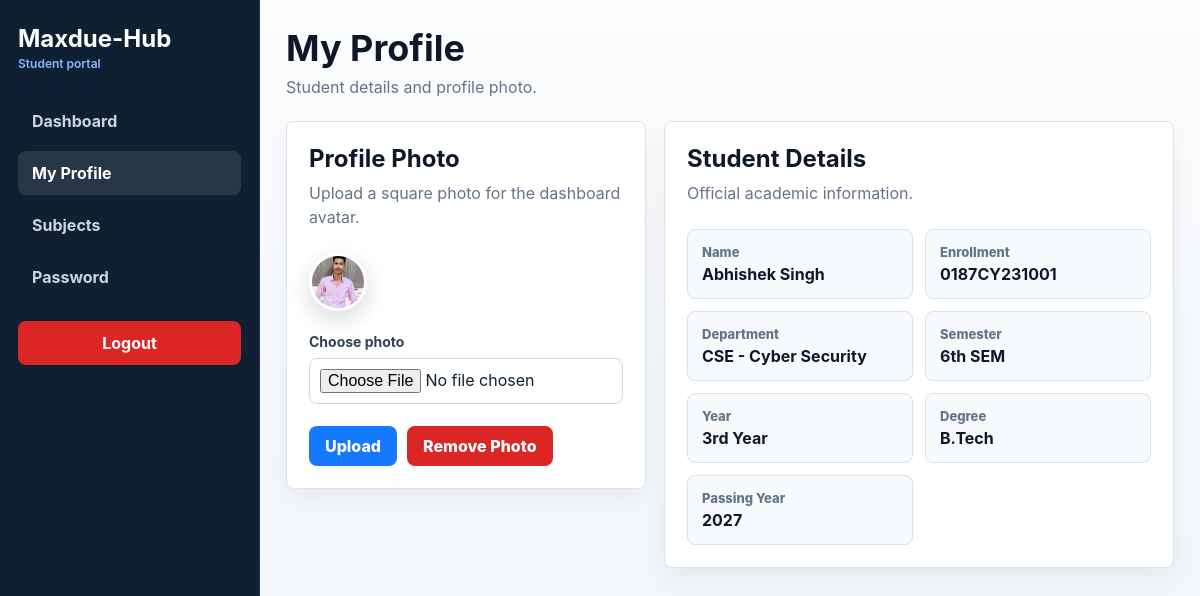
Page /profile (signed in) on the committed database.
### tables this page shows
CREATE TABLE students (

    id INTEGER PRIMARY KEY AUTOINCREMENT,

    username TEXT,

    password TEXT,

    name TEXT,

    enrollment TEXT,

    dept TEXT,

    semester TEXT,

    year TEXT,

    degree TEXT,

    passing_year TEXT,

    attendance FLOAT DEFAULT 0

);

### app.py (the view)
@app.route("/profile")
def profile():
    if "user_id" not in session:
        return redirect("/")
    conn = get_db()
    user = conn.execute(
        "SELECT * FROM students WHERE id=?",
        (session["user_id"],)
    ).fetchone()
    conn.close()
    return render_template("student/profile.html", user=user)

### app.py (called while the page is built)
def get_db():
    conn = sqlite3.connect(DB_PATH)
    conn.row_factory = sqlite3.Row
    return conn

### templates/student/profile.html (shortened to what this page needs)
<!DOCTYPE html>
<html lang="en">
<head>
    <link rel="stylesheet" href="/static/style.css">
</head>
<body class="dashboard">
    <aside class="sidebar">
        <h2>Maxdue-Hub<span>Student portal</span></h2>
        <a href="/dashboard">Dashboard</a>
        <a href="/profile" class="active">My Profile</a>
        <a href="/subjects">Subjects</a>
        <a href="/change_password">Password</a>
        <a href="/logout" class="logout">Logout</a>
    </aside>
    <main class="main">
        <div class="page-header">
            <div>
                <h1>My Profile</h1>
                <p>Student details and profile photo.</p>
            </div>
        </div>
        <section class="profile-grid">
            <article class="panel">
                <h2>Profile Photo</h2>
                <p class="panel-subtitle">Upload a square photo for the dashboard avatar.</p>
                <img src="{{ url_for('static', filename='user_' ~ session['user_id'] ~ '.jpg') }}" onerror="this.src='{{ url_for('static', filename='user_32.jpg') }}'" class="profile-img" alt="Profile photo">
                <form action="/upload_profile" method="POST" enctype="multipart/form-data" style="margin-top:18px;">
                    <div class="form-group">
                        <label for="photo">Choose photo</label>
                        <input id="photo" type="file" name="photo" required>
                    </div>
                    <div class="form-actions">
                        <button class="btn-primary">Upload</button>
                        <a href="/remove_profile" class="btn-danger">Remove Photo</a>
                    </div>
                </form>
            </article>
            <article class="panel">
                <h2>Student Details</h2>
                <p class="panel-subtitle">Official academic information.</p>
                <div class="detail-list">
                    <div class="detail-item"><span>Name</span><strong>{{ user['name'] }}</strong></div>
                    <div class="detail-item"><span>Enrollment</span><strong>{{ user['enrollment'] }}</strong></div>
                    <div class="detail-item"><span>Department</span><strong>{{ user['dept'] }}</strong></div>
                    <div class="detail-item"><span>Semester</span><strong>{{ user['semester'] }}</strong></div>
                    <div class="detail-item"><span>Year</span><strong>{{ user['year'] }}</strong></div>
                    <div class="detail-item"><span>Degree</span><strong>{{ user['degree'] }}</strong></div>
                    <div class="detail-item"><span>Passing Year</span><strong>{{ user['passing_year'] }}</strong></div>
                </div>
            </article>
        </section>
    </main>
</body>
</html>

### static/style.css (style rules this page uses)
:root { --bg: #eef3f8; --surface: #ffffff; --surface-soft: #f7fafc; --text: #102033; --muted: #64748b; --line: #dbe4ee; --brand: #1677ff; --brand-dark: #0b5ed7; --accent: #16a34a; --warning: #d97706; --danger: #dc2626; --ink: #0f172a; --shadow: 0 18px 42px rgba(15, 23, 42, 0.08); --radius: 8px; }
* { box-sizing: border-box; }
html { min-height: 100%; }
body { min-height: 100vh; margin: 0; background: var(--bg); color: var(--text); font-family: Inter, "Segoe UI", Arial, sans-serif; }
a { color: inherit; text-decoration: none; }
button, input, select { font: inherit; }
button { cursor: pointer; }
.auth-panel h2, .form-card h2, .panel h2 { margin: 0 0 8px; color: var(--ink); }
.auth-panel p, .panel-subtitle { margin: 0 0 24px; color: var(--muted); line-height: 1.5; }
.form-group { margin-bottom: 18px; }
.form-group label, label { display: block; margin-bottom: 8px; color: #334155; font-size: 14px; font-weight: 700; }
input, select { width: 100%; min-height: 44px; border: 1px solid #cbd5e1; border-radius: var(--radius); background: #fff; color: var(--text); padding: 10px 12px; outline: none; }
input[type="file"] { min-height: auto; padding: 10px; }
.form-actions { display: flex; flex-wrap: wrap; align-items: center; gap: 10px; margin-top: 22px; }
.btn, .primary-btn, .secondary-btn, .download-btn, .profile-btn, .btn-primary, .btn-secondary, .btn-danger, .btn-success, .btn-warning, .open-btn, .back-btn, .btn-green, .upload-btn { display: inline-flex; align-items: center; justify-content: center; gap: 8px; min-height: 40px; border: 1px solid transparent; border-radius: var(--radius); padding: 10px 15px; font-weight: 800; line-height: 1; transition: transform 0.18s ease, box-shadow 0.18s ease, background 0.18s ease; }
.btn-primary, .primary-btn, .download-btn, .profile-btn, .open-btn, .btn-green, .upload-btn, .create { background: var(--brand); color: #fff; }
.btn-danger, .delete, .reject, .btn-red, .logout { background: var(--danger); color: #fff !important; }
.dashboard { background: linear-gradient(180deg, rgba(255, 255, 255, 0.75), rgba(238, 243, 248, 0.95)), var(--bg); }
.app-shell, .dashboard { min-height: 100vh; }
.sidebar { position: fixed; inset: 0 auto 0 0; width: 260px; background: #102033; color: #e2e8f0; padding: 24px 18px; border-right: 1px solid rgba(255, 255, 255, 0.1); }
.sidebar h2, .brand-title { margin: 0 0 28px; color: #fff; font-size: 24px; letter-spacing: 0; }
.sidebar h2 span, .brand-title span { display: block; margin-top: 3px; color: #8ab8ff; font-size: 12px; font-weight: 600; }
.sidebar a { display: flex; align-items: center; min-height: 44px; margin: 8px 0; border-radius: var(--radius); padding: 12px 14px; color: #cbd5e1; font-weight: 700; }
.sidebar a:hover, .sidebar a.active { background: rgba(255, 255, 255, 0.1); color: #fff; }
.sidebar a.logout { margin-top: 22px; justify-content: center; }
.main { width: calc(100% - 260px); margin-left: 260px; padding: 26px; }
.topbar, .page-header { display: flex; align-items: center; justify-content: space-between; gap: 18px; margin-bottom: 24px; }
.topbar h1, .page-header h1, .main > h1 { margin: 0; color: var(--ink); font-size: clamp(26px, 3vw, 40px); letter-spacing: 0; }
.welcome-text, .page-header p { margin: 7px 0 0; color: var(--muted); }
.profile, .profile-img { width: 58px; height: 58px; border-radius: 50%; object-fit: cover; border: 3px solid #fff; box-shadow: 0 8px 22px rgba(15, 23, 42, 0.16); }
.panel, .table-box, .subject-card, .form-card, .assignment-card, .empty-box, .empty-state { border: 1px solid var(--line); border-radius: var(--radius); background: var(--surface); padding: 22px; box-shadow: 0 10px 24px rgba(15, 23, 42, 0.05); }
.profile-grid { display: grid; grid-template-columns: minmax(260px, 360px) minmax(280px, 1fr); gap: 18px; align-items: start; }
.detail-list { display: grid; grid-template-columns: repeat(auto-fit, minmax(220px, 1fr)); gap: 12px; }
.detail-item { border: 1px solid var(--line); border-radius: var(--radius); background: var(--surface-soft); padding: 14px; }
.detail-item span { display: block; margin-bottom: 4px; color: var(--muted); font-size: 13px; font-weight: 800; }
.detail-item strong { color: var(--ink); }

### rows in the picture
students: name "Abhishek Singh", enrollment "0187CY231001", dept "CSE - Cyber Security", semester "6th SEM", year "3rd Year", degree "B.Tech", passing_year "2027"
